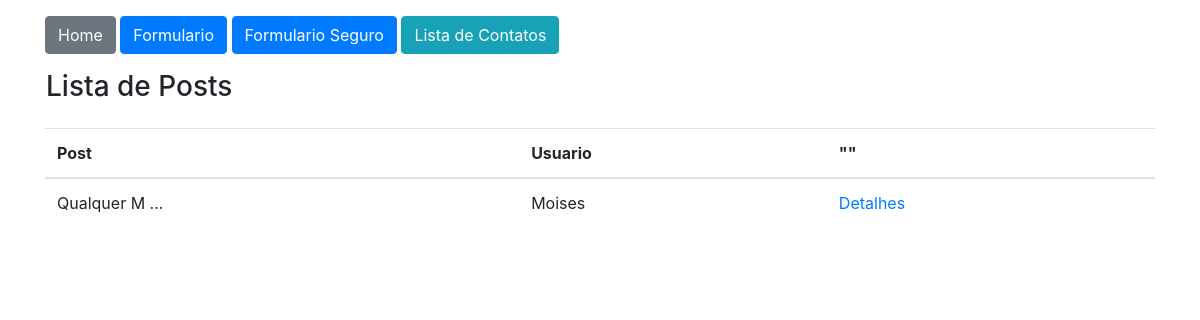
Before: /post/lista/ (signed in) with the older database file.
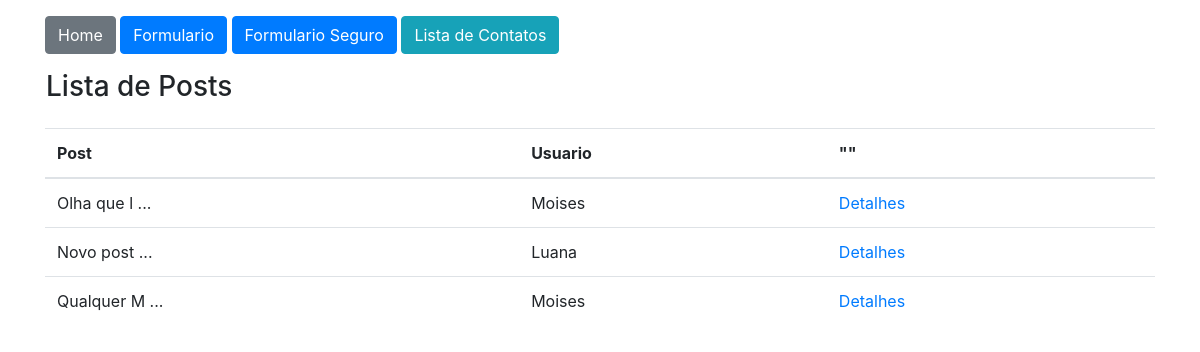
After: the same page with the newer database file.
### app/models.py (models this page shows)
class Post(db.Model):
    id = db.Column(db.Integer, primary_key=True)
    mensagem = db.Column(db.String, nullable=True)
    imagem = db.Column(db.String, nullable=True, default='default.png')
    user_id = db.Column(db.Integer, db.ForeignKey('user.id'), nullable=True)
    comentarios = db.relationship('PostComentarios', backref='post', lazy=True)
    def msg_resumo(self):
        return f"{self.mensagem[:10]} ..."

class User(db.Model, UserMixin):
    id = db.Column(db.Integer, primary_key=True)
    nome = db.Column(db.String, nullable=True)
    sobreNome = db.Column(db.String, nullable=True)
    email = db.Column(db.String, nullable=True)
    senha = db.Column(db.String, nullable=True)
    posts = db.relationship('Post', backref='user', lazy=True)
    post_comentarios = db.relationship('PostComentarios', backref='user', lazy=True)

### app/views.py (the view)
@app.route("/post/lista/")
@login_required
def PostLista():
    posts = Post.query.all()
    return render_template('post_lista.html', posts=posts)

### app/models.py (called while the page is built)
@login_manager.user_loader
def load_user(user_id):
    return User.query.get(user_id)

### app/templates/post_lista.html
{% extends 'base.html' %}
{% block content %}
    <div class="container">
        {% include 'nav.html' %}
        <div class="row">
            <label for="pesquisa" class="m-3"><h3>Lista de Posts</h3></label>
            <div class="col-12">
                <table class="table">
                    <thead>
                        <tr>
                            <th>Post</th>
                            <th>Usuario</th>
                            <th>""</th>
                        </tr>
                    </thead>
                    <tbody>
                        {% for linha in posts|reverse %}
                        <tr>
                            <td>
                                {{linha.msg_resumo()}}
                            </td>
                            <td>
                                {{linha.user.nome}}
                            </td>
                            <td>
                                <a href="{{url_for('PostDetalhe', id=linha.id)}}">Detalhes</a>
                            </td>
                        </tr>
                        {% endfor %}
                    </tbody>
                </table>
            </div>
        </div>
    </div>
{% endblock %}

Changed rows visible on the page:
added Post: msg_resumo "Olha que l ...", user.nome "Moises"
added Post: msg_resumo "Novo post ...", user.nome "Luana"
